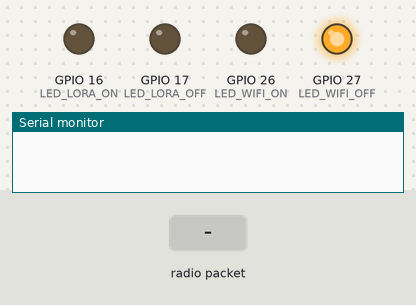
The program below on a simulated ESP32. Parts: output pins drawn as LEDs (lit = HIGH), the last lines printed to the serial monitor. The inputs (shaded band) are chosen by the test bench. WiFi joins after 1.5 s; servers stay silent unless stated; no radio packets arrive unless stated.

Above: at 0.1 s.
At 2.7 s:
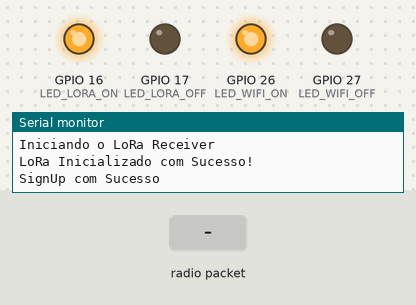
2.8 s: radio packet "1" arrives
Timing chart, 0 to 5.8 s (numbered marks = the images above; inputs shaded):
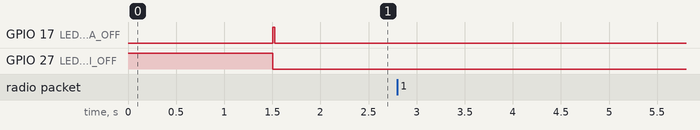

The program:

main.cpp
```cpp
/*
 * =====================================================================================
 *
 *       Filename:  main.cpp
 *
 *    Description:  -
 *
 *        Version:  1.0
 *        Created:  24/09/2023 21:12:29
 *       Revision:  none
 *       Compiler:  -
 *
 *         Author:  Isaac Vinicius, Gislan Souza
 *                  isaacvinicius2121@alu.ufc.br, gislansouza@alu.ufc.br
 *   Organization:  UFC-Quixadá
 *
 * =====================================================================================
 */
#include "Arduino.h"
#include <WiFiManager.h>
#include <Firebase_ESP_Client.h>
#include "addons/TokenHelper.h"
#include "addons/RTDBHelper.h"

#define API_KEY ""      // firebase cloud
#define DATABASE_URL "" // firebase cloud

#include <SPI.h>
#include <LoRa.h>
#define LED_WIFI_ON 26
#define LED_WIFI_OFF 27
#define LED_LORA_ON 16
#define LED_LORA_OFF 17
// Definindo as portas usadas pelo modulo receptor
#define ss 5    // Definindo o pino SS (Selecao de Escravo)
#define rst 4  // Definindo o pino de reset
#define dio0 2   // Definindo o pino DIO0 (Interrupcao de recepcao)

FirebaseData fdbo;
FirebaseAuth auth;
FirebaseConfig config;

unsigned long sendDataPrevMilis = 0;
bool signupOk = false;

void lora_init(void) {
  pinMode(LED_LORA_ON, OUTPUT);
  pinMode(LED_LORA_OFF, OUTPUT);
  while (!Serial);
  Serial.println("Iniciando o LoRa Receiver");

  /* Configurando o modulo transceptor LoRa */
  LoRa.setPins(ss, rst, dio0);
  digitalWrite(LED_LORA_OFF, HIGH);

  /* Substituindo o argumento LoRa.begin(---E-) com a frequência da sua região */
  /* 433E6 para Ásia */
  /* 866E6 para Europa */
  /* 915E6 para América do Norte */
  while (!LoRa.begin(915E6)) {}

  /* Definindo a palavra de sincronização (sync word) para corresponder ao transmissor */
  /* A palavra de sincronização garante que você não receba mensagens LoRa de outros transceptores LoRa */
  /* Variando de 0 a 0xFF */
  LoRa.setSyncWord(0xF3);
  digitalWrite(LED_LORA_OFF, LOW);
  digitalWrite(LED_LORA_ON, HIGH);
  Serial.println("LoRa Inicializado com Sucesso!");
}

void wifi_config(void) {
  /* Configurando os pinos dos LEDs como saídas */
  pinMode(LED_WIFI_ON, OUTPUT);
  pinMode(LED_WIFI_OFF, OUTPUT);
  digitalWrite(LED_WIFI_OFF, HIGH);
  /* Inicializando localmente o WiFiManager. Uma vez que ele concluir sua tarefa, não será necessário mantê-lo ativo. */
  WiFiManager wm;

  /* Redefinindo as configurações - apagando as credenciais armazenadas para testes. */
  /* Essas credenciais estão sendo armazenadas pela biblioteca do ESP. */
  wm.resetSettings();

  bool res;
  res = wm.autoConnect("MeuRebanho-Gateway","12345678"); /* AP protegido por senha */
  /* Mantendo o LED de WiFi desligado (LED_WIFI_OFF) aceso */
  if(!res) {
    Serial.println("Falha na conexão");
  } else {
    /* Se você estiver chegando aqui, a conexão WiFi está sendo estabelecida */
    Serial.println("Conectado...yeah :)");

    /* Desligando o LED de WiFi desligado (LED_WIFI_OFF) */
    digitalWrite(LED_WIFI_OFF, LOW);
    /* Acendendo o LED de WiFi ligado (LED_WIFI_ON) */
    digitalWrite(LED_WIFI_ON, HIGH);
  }
}

/* Salvando coordenadas no Firebase Realtime Database */
void saveCoordenadas(void) {
  String coordenadas = ""; /* Inicializando coordenadas com uma string vazia */

  /* Verificando se o Firebase está pronto, o registro foi bem-sucedido e o intervalo de envio de dados está sendo atingido */
  if (Firebase.ready() && signupOk && (millis() - sendDataPrevMilis > 5000 || sendDataPrevMilis == 0)) {
    sendDataPrevMilis = millis();
  }

  /* Aguardando até que um pacote LoRa esteja sendo recebido */
  while (LoRa.parsePacket() == 0) {
    delay(100); /* Aguardando 100 milissegundos antes de verificar novamente */
  }

  /* Pacote recebido */
  Serial.print("Recebendo pacote '");

  /* Lendo o pacote */
  while (LoRa.available()) {
    coordenadas = LoRa.readString();
    Serial.print(coordenadas);
  }

  /* Imprimindo a intensidade do sinal RSSI do pacote */
  Serial.print("' com RSSI ");
  Serial.println(LoRa.packetRssi());
  Serial.println(coordenadas);
  delay(2000);

  /* Verificando se a operação de definir uma string no Firebase Realtime Database foi bem-sucedida */
  if (Firebase.RTDB.setString(&fdbo, "Animal/marota1/GPS", coordenadas)) {
    Serial.println();
    /* Exibindo as coordenadas que foram salvas com sucesso */
    Serial.print(coordenadas);
    Serial.print("- Salvo com sucesso em: ");
    /* Exibindo o caminho onde as coordenadas foram armazenadas no Firebase */
    Serial.println(fdbo.dataPath());
    Serial.print(" ("); Serial.print(fdbo.dataType()); Serial.println(")");
  } else { /* Em caso de falha na operação de definição de uma string no Firebase Realtime Database. */
    Serial.print("Falha: ");
    /* Mostra a razão da falha, fornecida pelo Firebase. */
    Serial.println(fdbo.errorReason());
  }
}

void setup() {
  Serial.begin(115200);

  wifi_config();
  lora_init();
  /* Configurando as informações da chave de API e da URL do banco de dados do Firebase */
  config.api_key = API_KEY;
  config.database_url = DATABASE_URL;

  /* Verificando se o registro no Firebase foi bem-sucedido e apresentando uma mensagem de sucesso */
  if (Firebase.signUp(&config, &auth, "", "")) {
    Serial.println("SignUp com Sucesso");
   signupOk = true;
  } else { /* Em caso de falha no registro, exibindo uma mensagem de erro com detalhes */
    Serial.printf("%s\n", config.signer.signupError.message.c_str());
  }

  /* Configurando um retorno de chamada (callback) para lidar com o status do token de autenticação */
  config.token_status_callback = tokenStatusCallback;

  /* Iniciando a comunicação com o Firebase utilizando as configurações definidas */
  Firebase.begin(&config, &auth);

  /* Solicitando a reconexão Wi-Fi ao Firebase, se necessário, permitindo a reconexão automática */
  Firebase.reconnectWiFi(true);

}

void loop() {
  saveCoordenadas();
  delay(500);
}
```
